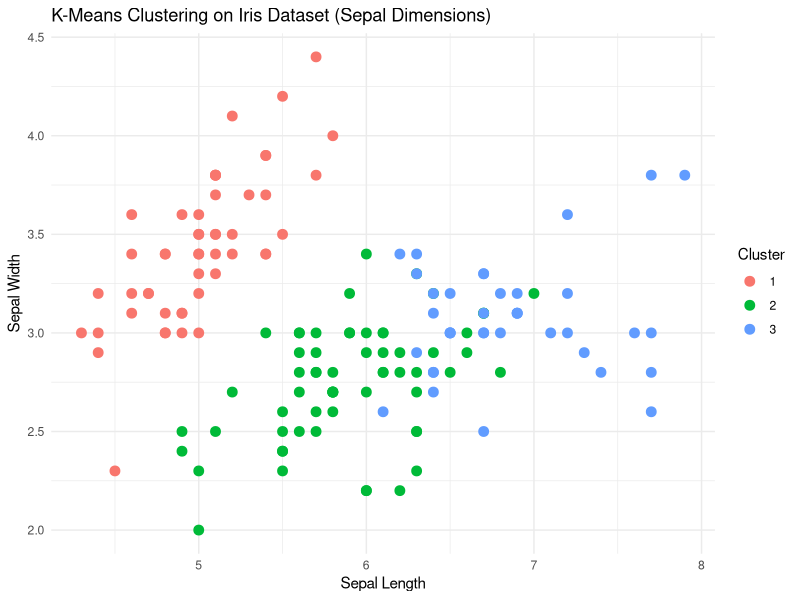
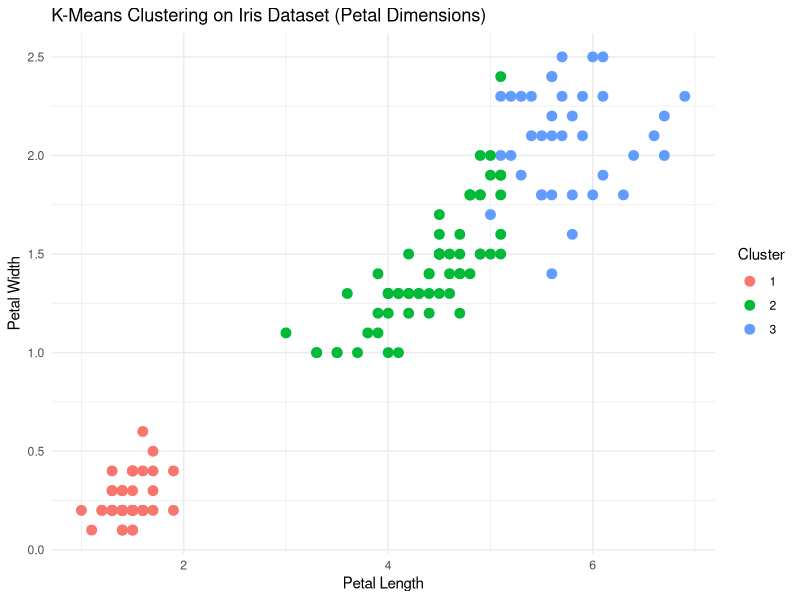
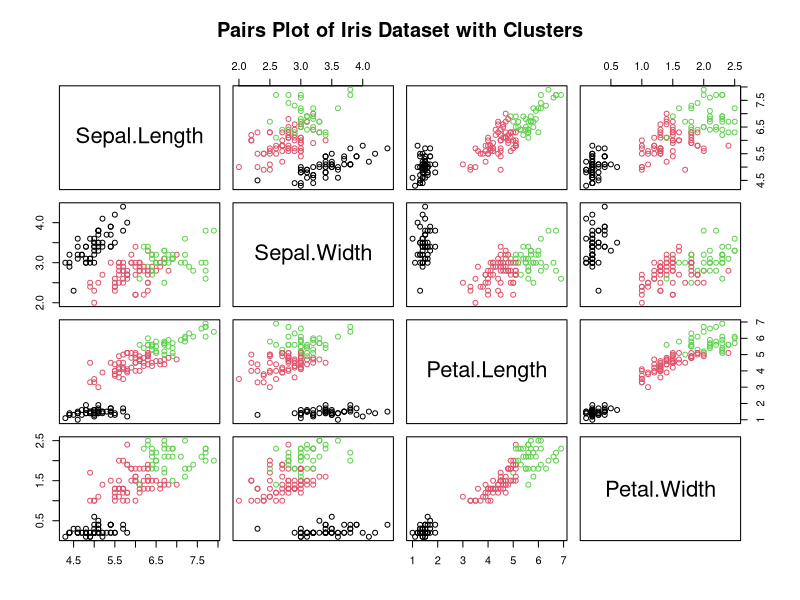
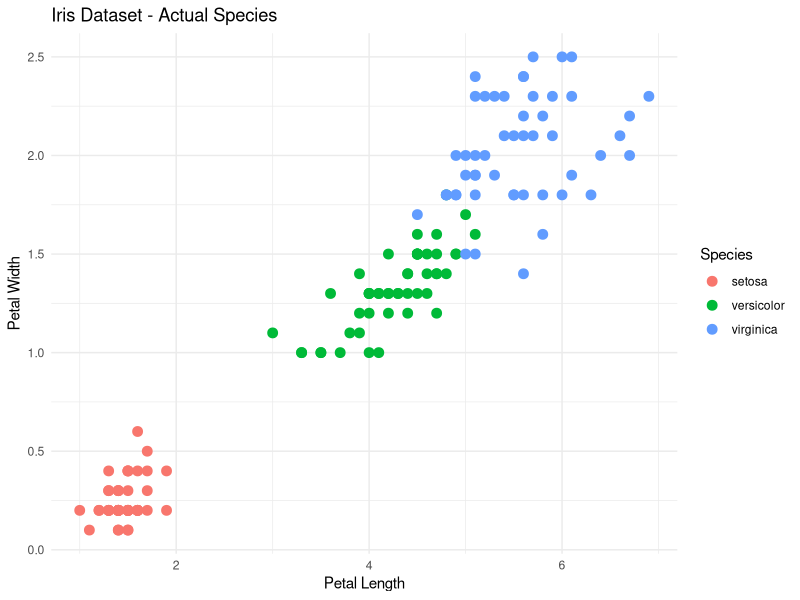

These figures' R source, in order:
# Load necessary libraries 
library(ggplot2) 

# Load the iris dataset 
data(iris) 

# Set seed for reproducibility 
set.seed(123) 

# Perform k-means clustering with 3 clusters 
kmeans_result <- kmeans(iris[, 1:4], centers = 3) 

# Add the cluster assignment to the iris dataset 
iris$Cluster <- as.factor(kmeans_result$cluster) 

# Visualize Sepal dimensions (Sepal.Length vs Sepal.Width) by Cluster 
ggplot(iris, aes(x = Sepal.Length, y = Sepal.Width, color = Cluster)) + 
    geom_point(size = 3) + 
    labs(title = "K-Means Clustering on Iris Dataset (Sepal Dimensions)", 
    x = "Sepal Length", y = "Sepal Width") + 
    theme_minimal() 

# Visualize Petal dimensions (Petal.Length vs Petal.Width) by Cluster 
ggplot(iris, aes(x = Petal.Length, y = Petal.Width, color = Cluster)) + 
    geom_point(size = 3) + 
    labs(title = "K-Means Clustering on Iris Dataset (Petal Dimensions)", 
    x = "Petal Length", y = "Petal Width") + 
    theme_minimal() 

# Pairs plot with clusters 
pairs(iris[, 1:4], col = iris$Cluster, main = "Pairs Plot of Iris Dataset with Clusters") 

# Compare with actual species labels 
ggplot(iris, aes(x = Petal.Length, y = Petal.Width, color = Species)) + 
    geom_point(size = 3) + 
    labs(title = "Iris Dataset - Actual Species",
    x = "Petal Length", y = "Petal Width") + 
    theme_minimal()
